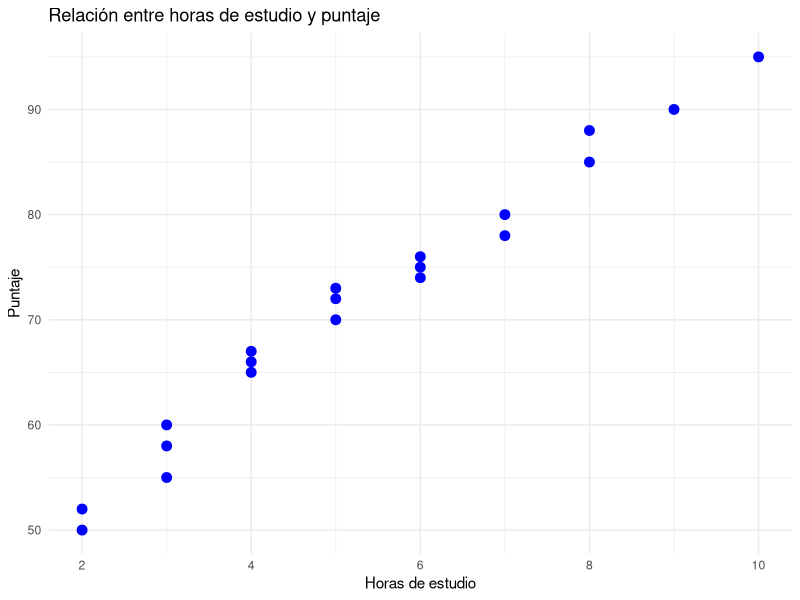
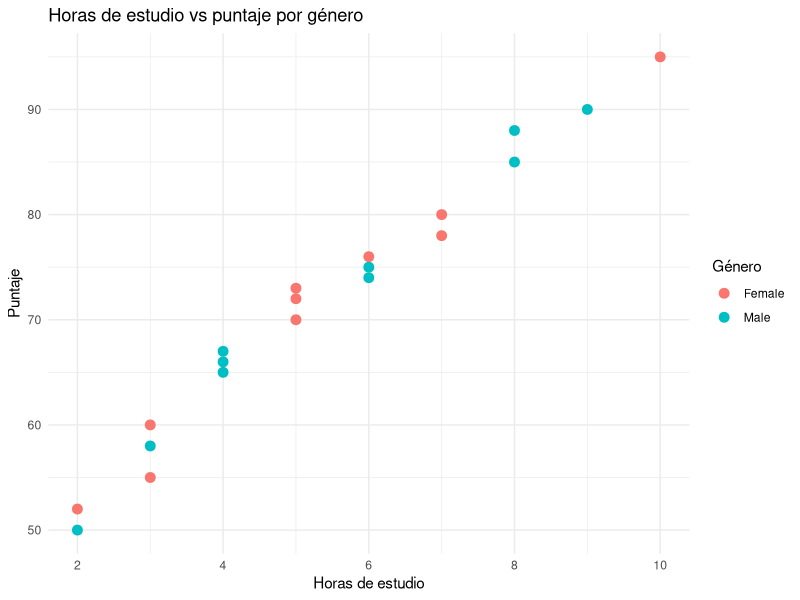
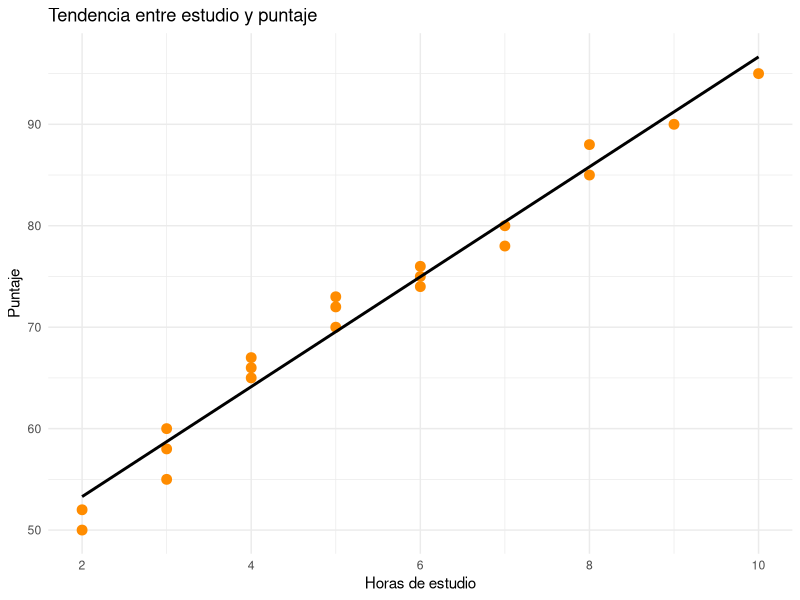
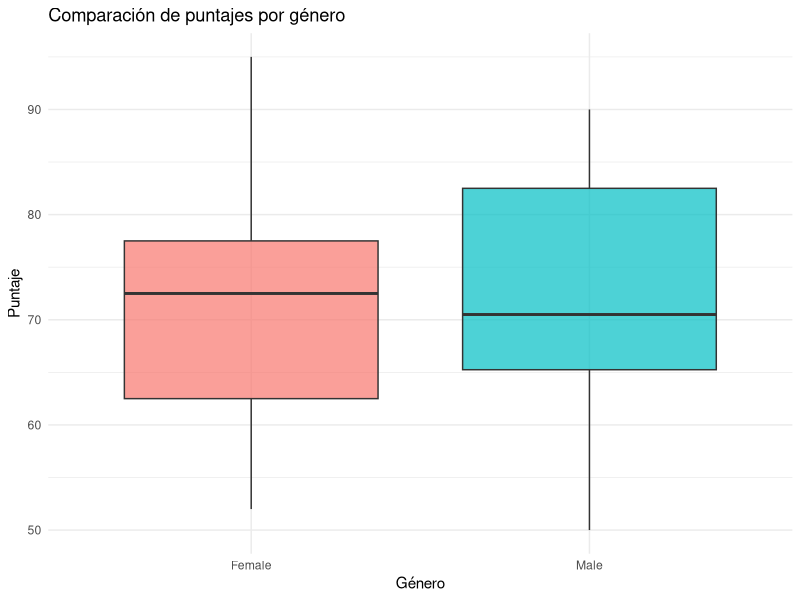
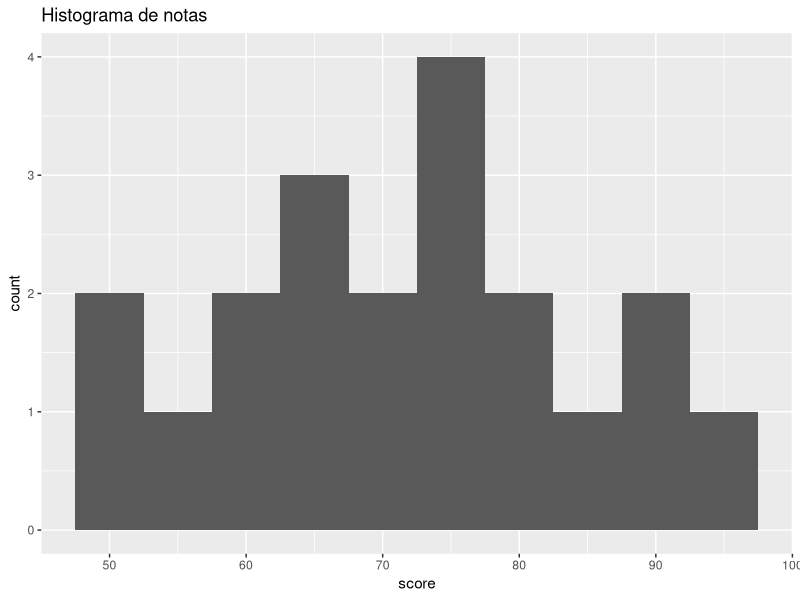

These figures' R source, in order:
## ---- chunk 1
library(ggplot2)
## ---- chunk 2
students <- data.frame(
  id = 1:20,
  hours_study = c(2,3,4,5,6,3,4,7,8,5,6,7,3,2,9,10,4,6,8,5),
  score = c(50,55,65,70,75,60,66,80,85,72,74,78,58,52,90,95,67,76,88,73),
  gender = rep(c("Male","Female"), 10),
  major = rep(c("Engineering","Business","Arts","Science"), 5)
)
## ---- chunk 3
ggplot(students, aes(x = hours_study, y = score)) +
  geom_point(size = 3, color = "blue") +
  labs(
    title = "Relación entre horas de estudio y puntaje",
    x = "Horas de estudio",
    y = "Puntaje"
  ) +
  theme_minimal()
## ---- chunk 4
ggplot(students, aes(hours_study, score, color = gender)) +
  geom_point(size = 3) +
  labs(
    title = "Horas de estudio vs puntaje por género",
    x = "Horas de estudio",
    y = "Puntaje",
    color = "Género"
  ) +
  theme_minimal()
## ---- chunk 5
ggplot(students, aes(hours_study, score)) +
  geom_point(size = 3, color = "darkorange") +
  geom_smooth(method = "lm", se = FALSE, color = "black") +
  labs(
    title = "Relación entre horas de estudio y puntaje",
    x = "Horas de estudio",
    y = "Puntaje"
  ) +
  theme_minimal()+
  ggtitle("Tendencia entre estudio y puntaje")
## ---- chunk 6
ggplot(students, aes(gender, score, fill = gender)) +
  geom_boxplot(alpha = 0.7) +
  labs(
    title = "Distribución de puntajes por género",
    x = "Género",
    y = "Puntaje"
  ) +
  theme_minimal() +
  theme(legend.position = "none")+
  ggtitle("Comparación de puntajes por género")
## ---- chunk 7
ggplot(students, aes(score)) +
  geom_histogram(bins = 10)+
  ggtitle("Histograma de notas") 
